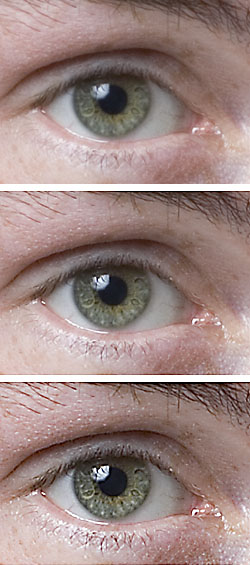
#> input picture data/Unsharped_eye.jpg, 250 x 565 px
$ python prepare_eye.py
#> lines starting #> are read from the running program, lines starting #| are printed output that depends on the picture
import numpy
import matplotlib.pyplot

original = matplotlib.pyplot.imread("Unsharped_eye.jpg")[::-1, :, :]
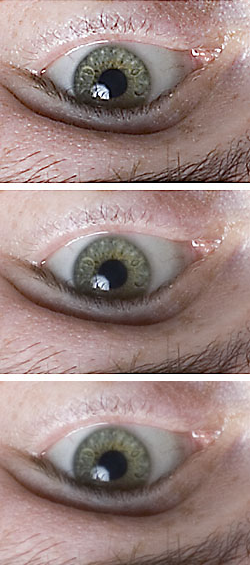
#> original: shape (565, 250, 3); mean R, G, B 157.1, 135, 131.4
cropped = original[390:, :175]
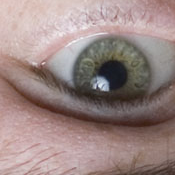
#> cropped: shape (175, 175, 3); mean R, G, B 154.1, 134.2, 131.5

scaled = 0.1 + (cropped / 255)*0.6
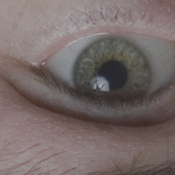
#> scaled: shape (175, 175, 3) float64; mean R, G, B 0.463, 0.416, 0.409

matplotlib.pyplot.imsave("eye.jpg", scaled, origin="upper")
